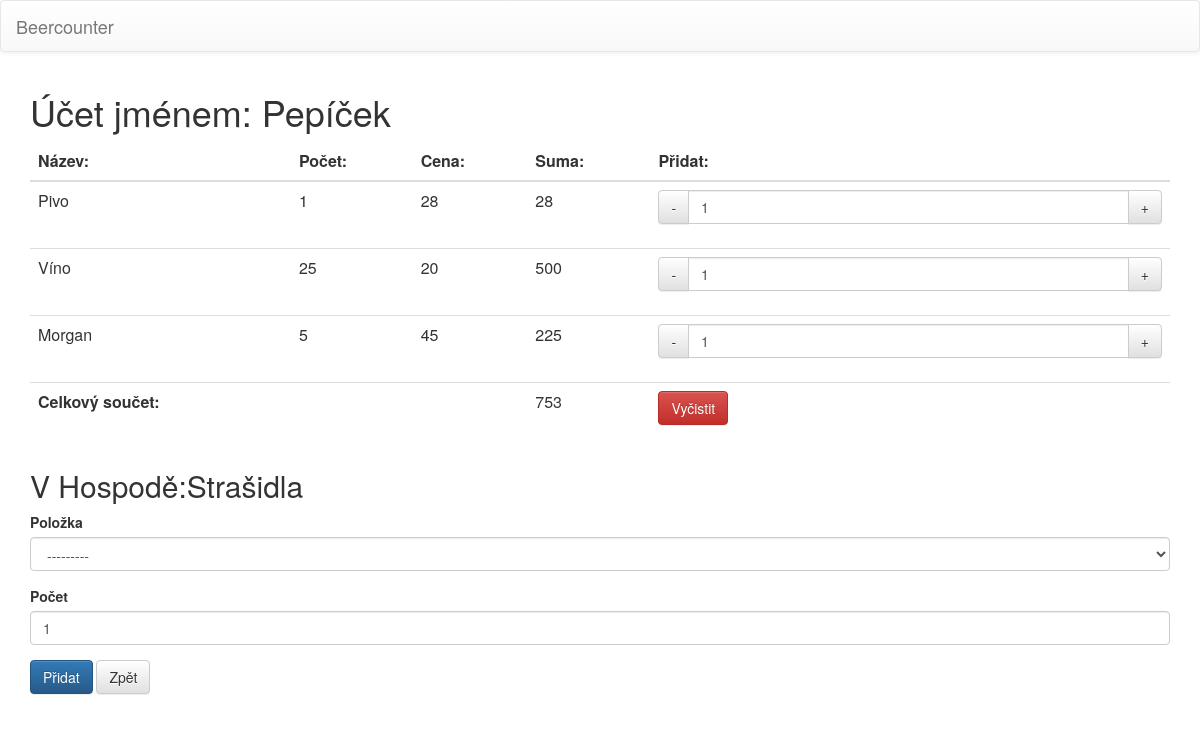
The app's page /bill/50/, older data.
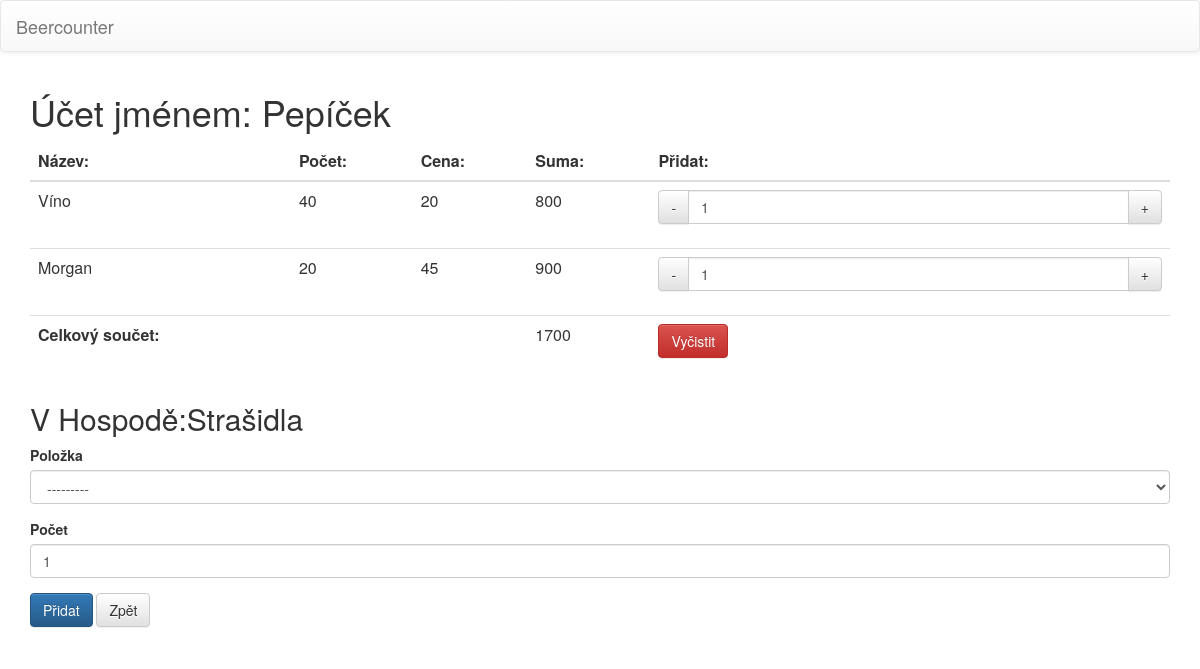
The same page, newer data.
### beercounter/models.py (models this page shows, shortened)
class Order(Model):
  class Meta:
    unique_together = ('bill','item')
    default_related_name="orders"
    verbose_name = "Objednávka"
  bill = ForeignKey('Bill', on_delete=CASCADE, verbose_name="Účet")
  item = ForeignKey('Item', on_delete=CASCADE, verbose_name="Položka")
  count = PositiveSmallIntegerField(default=1, verbose_name="Počet")
  @property
  def total_cost(self):
    return self.item.price * self.count

class Item(Model):
  class Meta:
    verbose_name = "Položka"
    default_related_name = "items"
  ITEM_CATEGORY = (
      ('N', 'Nápoje'),
      ('J', 'Jídlo'),
      ('O', 'Ostatní'),
      )
  name = CharField(max_length=51, unique=True, verbose_name="Název")
  price = PositiveSmallIntegerField(default=0, verbose_name="Cena")
  category = CharField(max_length=1, choices=ITEM_CATEGORY, default='N', verbose_name="Kategorie")
  pub = ForeignKey('Pub', on_delete=CASCADE, verbose_name="Hospoda")
  def __unicode__(self):
    return '%s' % self.name

class Bill(Model):
  class Meta:
    unique_together = ('name', 'pub')
    default_related_name = "bills"
    verbose_name = "Účet"
  name = CharField(max_length=50, verbose_name="Jméno")
  pub = ForeignKey('Pub', on_delete=CASCADE, )
  @property
  def spending(self):
    orders = self.orders.all()
    return sum([order.total_cost for order in orders])

class Pub(Model):
  class Meta:
    verbose_name = "Hospoda"
  name = CharField(max_length=50, unique=True, verbose_name="Název")

### beercounter/views.py (the view, shortened to what this page needs)
# urls.py: url(r'^bill/(?P<pk>[0-9]+)/$', views.BillView.as_view(), name="bill"),
class BillView(UpdateView):
  template_name = 'beercounter/bill_update_form.html'
  model = Bill
  form_class = OrderForm
  def get_context_data(self,**kwargs):
    data = super(BillView, self).get_context_data(**kwargs)
    return data
  def get_form_kwargs(self,**kwargs):
    kwargs = super(BillView,self).get_form_kwargs(**kwargs)
    kwargs['initial']['bill'] = self.kwargs['pk']
    return kwargs

### beercounter/forms.py
class OrderForm(ModelForm):
  class Meta:
    model = Order
    fields = '__all__'
    widgets ={
        'bill': HiddenInput,
        }
  def __init__(self, *args, **kwargs):
    super(OrderForm,self).__init__(*args, **kwargs)
    if kwargs:
      bill = kwargs.get('instance', kwargs.get('bill'))
    else:
      bill=Bill.objects.get(pk=args[0]['bill'])
    self.fields['item'].queryset = \
        self.fields['item'].queryset.filter(pub_id = bill.pub_id)

### beercounter/templates/beercounter/bill_update_form.html (shortened to what this page needs)
{% extends "beercounter/base.html" %}
{% load bootstrap3 %}
{% block content %}
<h1> Účet jménem: {{ bill.name }} </h1>
<table class="table table-hover">
  <thead>
    <tr>
      <th> Název: </th>
      <th> Počet: </th>
      <th> Cena: </th>
      <th> Suma: </th>
      <th> Přidat: </th>
    </tr>
  </thead>
  {% for order in bill.orders.all %}
  <tr>
    <td> {{order.item.name}} </td>
    <td> {{order.count}}</td>
    <td> {{order.item.price}} </td>
    <td> {{order.total_cost}} </td>
    <td>
      <form method="POST">
        <div class="input-group">
          <span class="input-group-btn">
            <button type="submit" formaction="{% url 'beercounter:decrement' %}" class="btn btn-default" name="decrementCount"> - </button>
          </span>
          <input type="number" min="1" value="1" name="count" class="form-control">
          <span class="input-group-btn">
            <button type="submit" formaction="{% url 'beercounter:increment' %}"
              name="incrementCount" class="btn btn-default"> + </button>
          </span>
        </div>
      </form>
    </td>
  </tr>
  {% endfor %}
  <tr>
    <td><strong> Celkový součet: </strong></td>
    <td></td> <td></td>
    <td> {{bill.spending}} </td>
    <td>
      <form method="POST" action="{% url 'beercounter:cleanOrders' %}" onsubmit="return confirm('Opravdu?')">
        <button type="submit" name="cleanOrders" class="btn btn-danger">Vyčistit</button>
      </form>
   </td>
  </tr>
</table>
<h2> V Hospodě:{{ bill.pub.name }} </h2>
<form action="" method="POST" >
  {% bootstrap_form form %}
  {% buttons %}
  <input value="Přidat" name="addOrder" type="submit" class="btn btn-primary">
  <a class="btn btn-default" role="button" href="{% url 'beercounter:pub' bill.pub_id %}" > Zpět </a>
  {% endbuttons %}
</form>
{% endblock%}

Row changes from the older to the newer data that the page shows:
removed Order: item.name "Pivo", count "1", item.price "28", total_cost "28"
changed through a linked row, Bill "Pepíček": spending "753" → "1700"
changed Order "Víno": count "25" → "40"; total_cost "500" → "800"
changed Order "Morgan": count "5" → "20"; total_cost "225" → "900"
